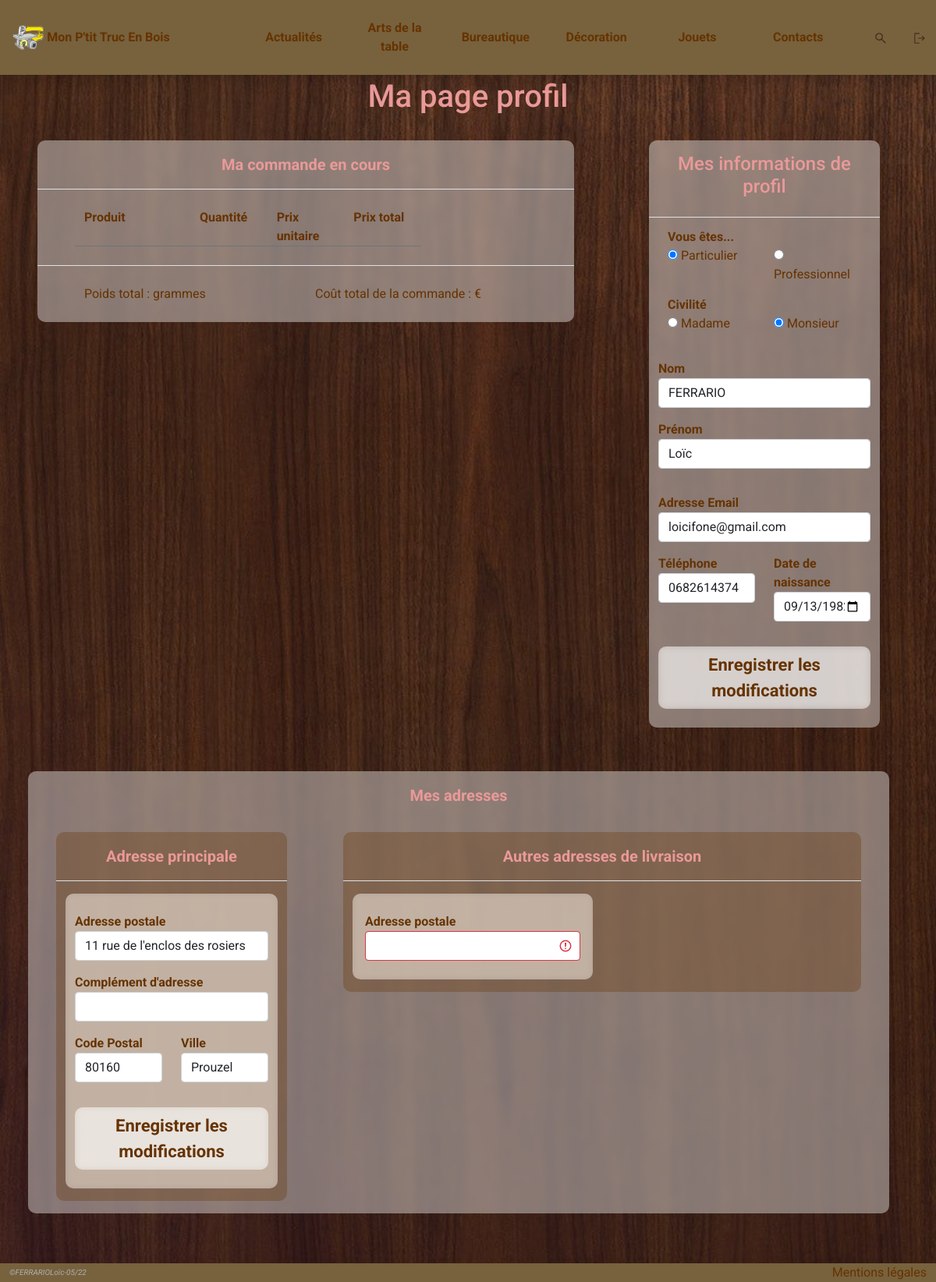
/profil.html (signed in), run on the app's committed database.
### tables this page shows
CREATE TABLE `categories` (
  `id_category` int(11) NOT NULL,
  `categories_name` varchar(50) DEFAULT NULL
);

CREATE TABLE `users` (
  `user_id` int(11) NOT NULL,
  `users_admin` tinyint(4) DEFAULT NULL,
  `users_gender` tinyint(4) DEFAULT NULL,
  `users_lastname` varchar(30) DEFAULT NULL,
  `users_firstname` varchar(30) DEFAULT NULL,
  `users_email` varchar(320) NOT NULL,
  `users_phone` char(10) DEFAULT NULL,
  `users_birthdate` date DEFAULT NULL,
  `users_password` varchar(255) DEFAULT NULL,
  `users_contact` varchar(255) DEFAULT NULL,
  `users_created_at` datetime DEFAULT CURRENT_TIMESTAMP,
  `users_validated_at` datetime DEFAULT NULL,
  `users_connected_at` datetime DEFAULT CURRENT_TIMESTAMP ON UPDATE CURRENT_TIMESTAMP,
  `users_type` int(11) DEFAULT NULL
);

CREATE TABLE `addresses` (
  `id_adress` int(11) NOT NULL,
  `addresses_address` varchar(50) DEFAULT NULL,
  `addresses_address_more` varchar(50) DEFAULT NULL,
  `addresses_postal_code` varchar(50) DEFAULT NULL,
  `addresses_city` varchar(50) DEFAULT NULL,
  `addresses_type` int(11) DEFAULT NULL,
  `id_user` int(11) NOT NULL
);

### views/profile.php (the view, shortened to what the rows shown need)
<main class="container-fluid">
    <div class="row titlePage">
        <div class="col-12 pb-3 text-center align-self-center">
            <h1>Ma page profil</h1>
        </div>
<div class="row">
    <div class="col-12 col-md-4">
        <div class="row p-2 px-md-5">
            <div class="col-12">
                <form action='' method='post' class='row boxContact'>
                    <div class="col-12 pt-2">
                        <div class="row boxCategory">
                            <div class="col-6">
                                <input id="particulier" type="radio" name="category" value="1" <?= ($user_info->users_type == 1) ? 'checked' : ''; ?>>
                                <label for="particulier">Particulier</label>
                            </div>
                            <div class="col-6">
                                <input id="professionnel" type="radio" name="category" value="2" <?= ($user_info->users_type == 2) ? 'checked' : ''; ?>>
                                <label for="professionnel">Professionnel</label>
                            </div>
                        </div>
                    </div>
                    <div class="col-12">
                        <div class="row boxCategory">
                            <div class="col-6">
                                <input id="miss" type="radio" class="<?= ($user_info->users_gender == 3) ? 'is-invalid' : ''; ?>" name="gender" value="1" <?= ($user_info->users_gender == 1) ? 'checked' : ''; ?>>
                                <label for="miss">Madame</label>
                            </div>
                            <div class="col-6">
                                <input id="mister" type="radio" name="gender" value="2" <?= ($user_info->users_gender == 2) ? 'checked' : ''; ?>>
                                <label for="mister">Monsieur</label>
                            </div>
                        </div>
                    </div>
                    <div class="col-12 pt-3">
                        <div class="row py-2">
                            <div class="col-12 text-start align-self-center">
                                <input class="form-control <?= empty($user_info->users_lastname) ? 'is-invalid' : ''; ?>" id="lastname" type="text" name="lastname" value="<?= ($user_info->users_lastname) ?? ''; ?>" placeholder="">
                            </div>
                        </div>
                    </div>
                    <div class="col-12">
                        <div class="row py-2">
                            <div class="col-12 align-self-center">
                                <input class="form-control <?= empty($user_info->users_firstname) ? 'is-invalid' : ''; ?>" id="firstname" type="text" name="firstname" value="<?= ($user_info->users_firstname) ?? ''; ?>" placeholder="">
                            </div>
                        </div>
                    </div>
                    <div class="col-12 pt-3">
                        <div class="row py-2">
                            <div class="col-12 align-self-center">
                                <input class="form-control <?= empty($user_info->users_email) ? 'is-invalid' : ''; ?>" id="email" type="text" name="email" value="<?= ($user_info->users_email) ?? ''; ?>" placeholder="">
                            </div>
                        </div>
                    </div>
                    <div class="col-6">
                        <div class="row py-2">
                            <div class="col-12 align-self-center">
                                <input class="form-control <?= empty($user_info->users_phone) ? 'is-invalid' : ''; ?>" id="phoneNumber" type="tel" name="phone" value="<?= ($user_info->users_phone) ?? ''; ?>" placeholder="">
                            </div>
                        </div>
                    </div>
                    <div class="col-6">
                        <div class="row py-2">
                            <div class="col-12 align-self-center">
                                <input class="form-control <?= empty($user_info->users_birthdate) ? 'is-invalid' : ''; ?>" id="birthdate" type="date" name="birthdate" value="<?= ($user_info->users_birthdate) ?? ''; ?>" placeholder="">
                            </div>
                        </div>
                    </div>
                </form>
            </div>
        </div>
    </div>
</div>
<div class="row my-5 px-2 px-md-5">
    <div class="col-12 boxContact mb-3">
        <div class="row">
            <div class="col-12 px-4 px-md-5 col-md-4">
                <div class="row py-3">
                    <div class="col-12 py-3 px-4 boxSubCategoryDown">
                        <form action='' method='post'>
                            <div class="row boxContact">
                                <div class="col-12 pt-3">
                                    <div class="row py-2">
                                        <div class="col-12 align-self-center">
                                            <input class="form-control <?= empty($address_first->addresses_address) ? 'is-invalid' : ''; ?>" id="address" type="text" name="address" value="<?= ($address_first->addresses_address) ?? ''; ?>" placeholder="">
                                        </div>
                                    </div>
                                </div>
                                <div class="col-12 col-md-6">
                                    <div class="row py-2">
                                        <div class="col-12 align-self-center">
                                            <input class="form-control <?= empty($address_first->addresses_postal_code) ? 'is-invalid' : ''; ?>" id="postal_code" type="number" name="postal_code" value="<?= ($address_first->addresses_postal_code) ?? ''; ?>" placeholder="">
                                        </div>
                                    </div>
                                </div>
                                <div class="col-12 col-md-6">
                                    <div class="row py-2">
                                        <div class="col-12 align-self-center">
                                            <input class="form-control <?= empty($address_first->addresses_city) ? 'is-invalid' : ''; ?>" id="city" type="text" name="city" value="<?= ($address_first->addresses_city) ?? ''; ?>" placeholder="">
                                        </div>
                                    </div>
                                </div>
                            </div>
                        </form>
                    </div>
                </div>
            </div>
        </div>
    </div>
</div>
</main>

### views/templates/navbar.php (shortened to what the rows shown need)
<header id="site-header">
    <nav id="navbar" class="fixed-top navbar navbar-expand-lg navbar-light shadow navbarImgBackground">
        <div class="container-fluid ">
            <div class="row navbar-collapse" id="navbarSupportedContent">
                <div class="collapse navbar-collapse col-6 col-md-7 text-md-center" id="navbarNavAltMarkup" id="fixBtn">
                    <?php
                    foreach ($categories_list as $category) :
                    ?>
                        <div class="col-12 col-md-2 py-2">
                            <a class="nav-link" href="produits.html?category_id=<?= $category->id_category; ?>"><strong><?= $category->categories_name ?></strong></a>
                        </div>
                    <?php endforeach; ?>
                </div>
            </div>
        </div>
    </nav>
</header>

### data on the page
categories: categories_name "Arts de la table"
categories: categories_name "Bureautique"
categories: categories_name "Décoration"
categories: categories_name "Jouets"
users: users_type "☑ Particulier", users_type "☐ Professionnel", users_gender "☐ Madame", users_gender "☑ Monsieur", lastname "FERRARIO", firstname "Loïc", email "loicifone@gmail.com", phone "0682614374", birthdate "09/13/1982"
addresses: address "11 rue de l'enclos des rosiers", postal_code "80160", city "Prouzel"
